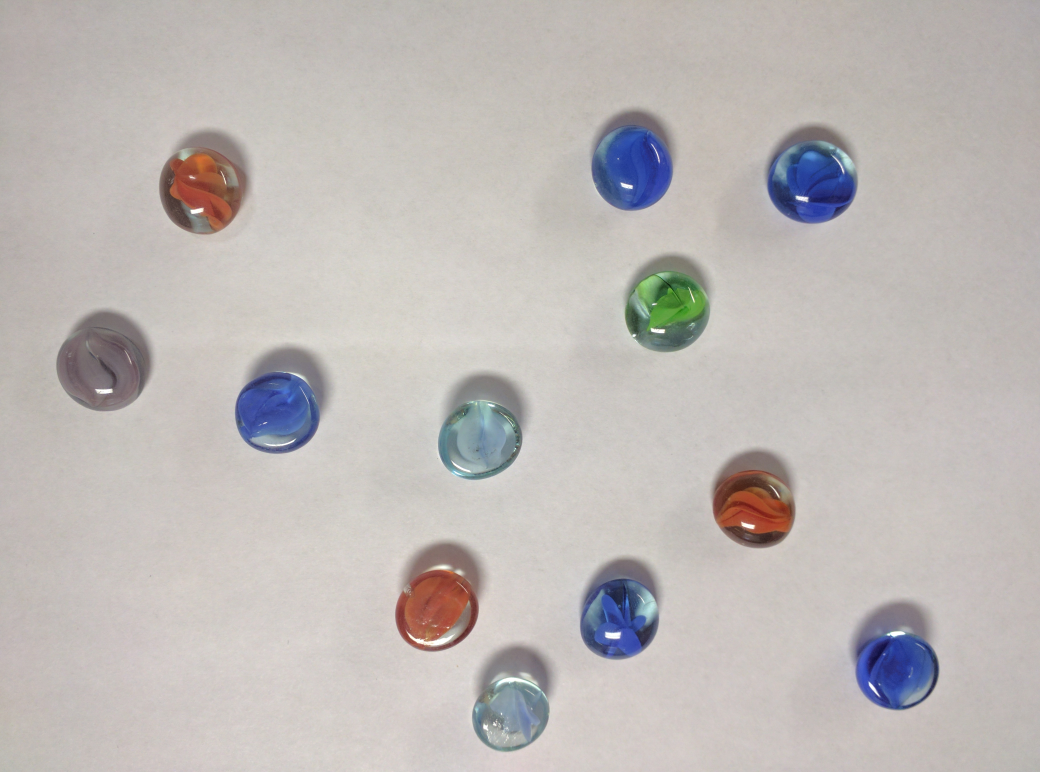
#> input picture lab7_practice/beads.jpg, 4160 x 3088 px (shown at 1/4 size)
$ jupyter execute --allow-errors 'gnahimana_Week9 1.ipynb'
#> lines starting #> are read from the running program, lines starting #| are printed output that depends on the picture; after the words box and inside, x2 and y2 are one past the last pixel; in counts of white or black regions, pixels touching at a corner belong together
# Data Structures and Processing

##  Image Processing

### Remarks:

1. Install the libraries listed below using your package manager.  An example of installing the library `numpy` is to issue a the following command on a terminal (in Ubuntu) `python3 -m pip install numpy`.

2. Make sure that you are following the conventions.  For examples, `import numpy as np`, which imports pandas packages and sets the abbreviation for it.

3. Do not import the packages without the short names, unless it is intentional.  Doing so might lead to a namespace conflict, or unintended uses of functions coming from two libraries as a part of different implementations.

4. We are assigning `None` to variables and use `pass` in the body of the functions, where we expect a solution from you.  Please replace these values and statements with your solution.

The exercises in this notebook are aligned with the material provided for the lecture.

### Load Libraries

[cell 1]
import numpy as np
import matplotlib.pyplot as plt
import imageio.v3 as iio
import ipympl
import skimage as ski

### Task 1: Arrays or Lists to Images

A basic unit of  digital image is a pixel.  These pixels are arranged together in horizontal and vertical directions on a screen in a rectangular shape. This rectangular arrangement constitute an image. A pixel, on the other hand, is triplet of numbers. These numbers might have different ranges depending upon the kind of format used.  For example, an image having an `RGB` format has the numbers ranged between 0 and 255.

An image seen as an arrangement of pixels, with pixels having a list of three numbers, does not have to involve `numpy` arrays, but rather it might be a list of nested lists with the inner most list having length 3.  The Python library `matplotlib`, then takes care of the necessary conversions to make sure that when the imags is plotted, then it is done exactly how it was meant to be.  If we work with the `numpy` arrays, then we can use the power of the library to use different methods, functions and access different attributes to better work with the images at hand.

Your task is to create an numpy array named `img` with the shape `(3,4,3)` and display it in the notebook.  It is not important what type of numbers are filled in at the deepest level. For this you could generate those numbers randomly using `np.random`.

[cell 2]
# Your solutions goes here.

img = np.random.rand(3,4,3)
plt.figure(figsize=(10, 5))
plt.subplot(1, 2, 1)
plt.title('image')
plt.imshow(img)
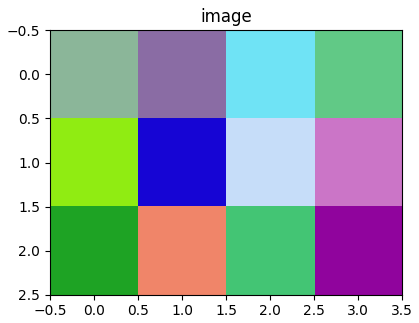
#> figure drawn by matplotlib, 1 panel

## Task 2: Color Channels

Each pixel has three color channels: `red`, `green` and `blue`.  Given an image, if we want to remove a channel from it, then we have to put 0 at the corresponding place. This task of switching channels off becomes even simpler if we use the `numpy` arrays, because we can use their arithmetics to do so.

In the following block, we define an `image` as a `numpy` array. Your task is to display three pictures with:
1. `red` channel removed,
2. `green` channel removed,
3. `blue` channel removed.

Generate extra blocks below if there is a need.

[cell 3]
# Evaluate this block to make sure the variable is set to a correct value.

image = np.array([[[112,160,124],[51,159,107],[243,146,17],[78,136,42],[248,1,123],[2,243,234],[34,172,157],[109,6,183],[224,147,3],[136,248,206]],[[34,156,245],[212,99,237],[67,127,58],[249,134,217],[245,161,83],[129,165,115],[41,19,153],[74,249,251],[99,186,100],[50,26,171]],[[210,246,125],[119,197,50],[68,221,250],[52,232,121],[210,141,248],[46,85,213],[221,3,61],[45,119,58],[106,102,92],[200,57,76]],[[14,126,116],[197,174,12],[201,118,10],[179,66,143],[4,133,91],[6,217,53],[92,163,110],[172,163,57],[112,99,182],[200,216,19]],[[105,183,48],[74,238,92],[8,129,153],[226,78,134],[70,122,12],[222,93,30],[229,144,56],[190,101,22],[237,180,217],[112,175,108]],[[55,69,169],[80,185,45],[88,174,186],[187,162,119],[150,165,86],[248,188,250],[2,109,48],[185,246,63],[1,167,101],[60,0,162]],[[70,115,127],[45,83,135],[133,166,115],[177,112,113],[85,117,47],[237,189,94],[36,201,174],[159,154,91],[13,121,67],[72,112,64]],[[202,161,68],[131,231,8],[208,32,66],[239,218,56],[50,160,171],[140,28,251],[168,0,22],[170,36,94],[98,241,219],[84,143,94]],[[237,118,109],[244,208,116],[168,123,136],[17,4,132],[237,63,85],[16,76,111],[144,79,133],[135,78,200],[173,105,225],[62,134,234]],[[7,6,211],[114,220,181],[173,127,40],[60,192,121],[170,143,70],[169,168,116],[100,124,208],[253,251,143],[136,99,88],[201,226,84]],[[249,215,242],[138,117,102],[223,5,147],[225,30,37],[148,233,202],[220,92,232],[97,93,223],[205,115,182],[169,54,92],[228,120,230]],[[170,77,125],[168,23,25],[190,150,48],[170,129,104],[52,24,225],[1,7,125],[252,150,24],[231,1,168],[1,66,189],[216,123,239]],[[174,93,71],[17,39,186],[91,186,66],[82,58,176],[25,211,186],[140,184,172],[0,82,155],[252,252,170],[119,84,58],[45,121,138]],[[126,77,80],[232,25,230],[89,241,168],[9,172,251],[169,35,29],[204,204,245],[159,40,73],[196,72,70],[4,35,247],[25,26,71]],[[96,208,147],[108,45,92],[123,192,234],[26,41,79],[113,236,101],[38,168,41],[104,242,252],[228,42,156],[14,54,228],[23,154,179]],[[26,68,124],[131,41,100],[31,247,59],[80,9,87],[128,213,86],[107,113,85],[41,189,209],[207,178,169],[253,225,57],[54,184,61]],[[183,69,224],[114,215,149],[141,5,76],[76,138,62],[52,101,199],[70,246,21],[65,227,157],[216,114,156],[153,62,11],[241,202,12]],[[40,121,60],[39,199,2],[98,7,29],[6,7,42],[234,185,224],[71,170,158],[252,194,147],[221,28,204],[137,70,233],[172,249,235]],[[73,118,175],[126,109,179],[33,222,16],[202,243,209],[132,244,157],[135,20,145],[161,2,203],[65,253,96],[102,130,239],[157,220,5]],[[96,8,199],[128,49,254],[162,196,159],[150,177,254],[89,159,100],[185,73,150],[209,100,127],[159,197,49],[217,0,141],[239,32,9]]])
image.shape

[cell 4]
# Your solution to red channel removed.
img_r = image.copy()
img_r[:,:,0] = 0
plt.figure(figsize=(10, 5))

plt.subplot(1, 2, 1)
plt.title('Original Image')
plt.imshow(image)

plt.subplot(1, 2, 2)
plt.title('Image with No Red Channel')
plt.imshow(img_r)
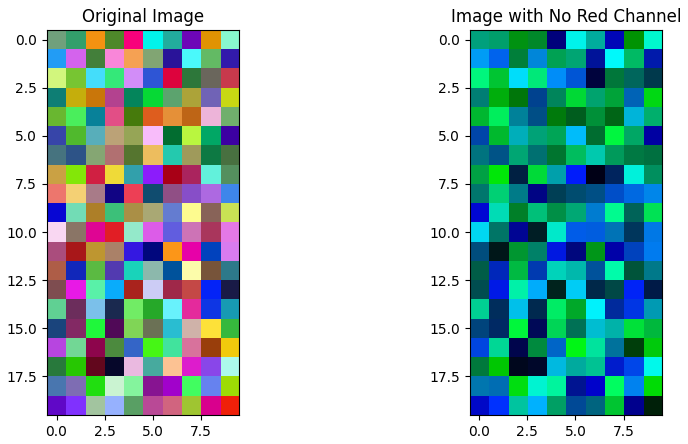
#> figure drawn by matplotlib, 2 panels

[cell 5]
# Your solution to green channel removed.
img_g = image.copy
#> (the rest of this cell did not finish here and is left out)

[cell 6]
# Your solution to blue channel removed.
img_b = image.copy
#> (the rest of this cell did not finish here and is left out)

## Task 3: Manipulating Pixels

Reconsider the example of `numpy` array `image` from a previous task. To make sure that the value of this arrays reverts back to our desired value, we provide it below one more time.

Your task is to replace each individual number in a pixel with the average value of the pixel and display the image. For this, define a new array `image_avg` obtained by averaging, as just desribed.

[cell 7]
# Your solution goes here.

image_avg =  np.mean(image, axis=2, keepdims=False)

# Display the original image and the image with averaged pixels
plt.figure(figsize=(12, 6))
plt.subplot(1, 2, 1)
plt.title('Original Image')
plt.imshow(image)

plt.subplot(1, 2, 2)
plt.title('Image with Averaged Pixels')
plt.imshow(image_avg, cmap='gray')

plt.show()
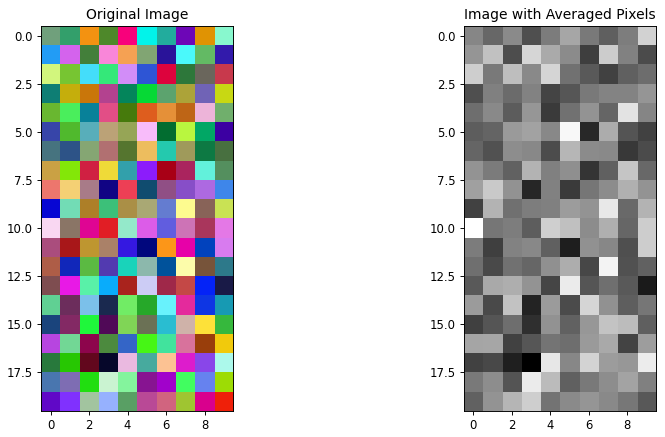
#> figure drawn by matplotlib, 2 panels
# Display the resulting array

## Task 4: Saving Images to files

Reconsider the previous task, where you have created an image by averaging different channels.

Your task is to store the image to a file named `random-image-01.jpg`.

[cell 8]
# Your solution goes here.
image_avg =  np.mean(image, axis=2, keepdims=True)
plt.savefig('random-image-01.jpg', bbox_inches='tight', pad_inches=0)

## Task 5: Reading Images in from files

We provide an image `beads.jpg` with this notebook. Any other image would do the job too.

Your task is to
1. read an image to a variable `image` using the Python library called `imageio`,
2. obtain a new array `image_r` that contains only the `red` channel.
3. save the `image_r` to a file named `beads_r.png`.

#> (a cell that did not finish here is left out)

## Task 6: Image I/O and Manipulation

Define a function `image_averaged` with two string arguments: `file_in` and `file_out`. This function must do the following

1. reads the image pointed to by the path `file_in`,
2. averages each pixel using the channels in that pixel,
3. saves the averaged array as a image to a file using `file_out`,
4. returns `file_out`

[cell 10]
# Your solution goes here.

def image_averaged(file_in, file_out):
    # Read the image using imageio
    image = imageio.imread(file_in)

    # Calculate the average of each pixel across channels
    image_avg = np.mean(image, axis=2, keepdims=True)

    # Save the averaged image to a file
    imageio.imwrite(file_out, image_avg.astype(np.uint8))

    return file_out

[cell 11]
# Test your function `image_averaged` on a sample file `beads.jpg`.
file_in = 'beads.jpg'
file_out = 'beads_averaged.png'
#> (the rest of this cell did not finish here and is left out)

## Task 7: Image Manipulation: Crop or Slice

Write down a function named `image_right_half` that takes two arguments `file_in` and `file_out` and it does the following:

1. reads the image `file_in`,
2. crops the right half of the image,
3. saves the new image to `file_out`,
4. returns `file_out`.

[cell 12]
# Your solutios goes here.
def image_right_half(file_in, file_out):
    # Read the image using imageio
    image = imageio.imread(file_in)

    # Get the width of the image
    width = image.shape[1]

    # Crop the right half of the image
    cropped_image = image[:, width // 2:, :]

    # Save the cropped image to a file
    imageio.imwrite(file_out, cropped_image)

    return file_out

[cell 13]
# Test your function `image_right_half` on a sample file `beads.jpg`
file_in = 'beads.jpg'
file_out = 'beads_right_half.png'
#> (the rest of this cell did not finish here and is left out)

## Task 8: Image Manipulation: Masking

Masking might be an expensive operation, because it amounts to turning of undesired values in pixels.  It might be even slower, if we worked with a huge image and tried to view the image in this Jupyter notebook.

Your task is to write down a function `image_mask`, which takes six arguments:

1. `file_in`: image to be read in.
2. `file_out`: image to be written to.
3. `x1,y1` the upper right corner of the rectangle for the mask.
4. `x2,y2` lower right corder or the rentangle for the mask.

The function `image_mask` takes the `file_in` applies the mask and then writes the resulting image to `file_out`.

[cell 14]
# Your solution goes here.

import imageio

def image_mask(file_in, file_out, x1, y1, x2, y2):
    # Read the input image using imageio
#> called with file_in = 'beads.jpg', file_out = 'beads_masked.png', x1 = 100, y1 = 50, x2 = 300, y2 = 200
    image = imageio.imread(file_in)
#> image is the input picture: shape (3088, 4160, 3); mean R, G, B 190.1, 184.8, 182.5

    # Apply the mask to the image
    mask = image.copy()
    mask[y1:y2, x1:x2, :] = 0  # Set the pixels in the mask region to black

    # Save the masked image to file_out
    imageio.imwrite(file_out, mask)

    return file_out

[cell 15]
# Test your function on a sample image.
file_in = 'beads.jpg'
file_out = 'beads_masked.png'
x1, y1 = 100, 50  # Upper left corner of the rectangle
x2, y2 = 300, 200  # Lower right corner of the rectangle
result_file = image_mask(file_in, file_out, x1, y1, x2, y2)
print(f"Masked image saved to: {result_file}")

## Task 9: Histograms

Write down a function `image_hist_red` that takes the two arguments: `file_in` and `file_out`.  This function plots a histrogram of the `red` channel and stores it in `file_out`.

[cell 16]
# Your solution goes here.

import imageio
import matplotlib.pyplot as plt

def image_hist_red(file_in, file_out):
    # Read the image using imageio
#> called with file_in = 'beads.jpg', file_out = 'red_channel_histogram.png'
    image = imageio.imread(file_in)

    # Extract the red channel
    red_channel = image[:, :, 0].flatten()

    # Plot the histogram of the red channel
    plt.hist(red_channel, bins=256, range=(0, 256), color='red', alpha=0.7)
    plt.xlabel('Red Intensity')
    plt.ylabel('Frequency')
    plt.title('Histogram of Red Channel')
    plt.grid(True)

    # Save the histogram plot to file_out
    plt.savefig(file_out)
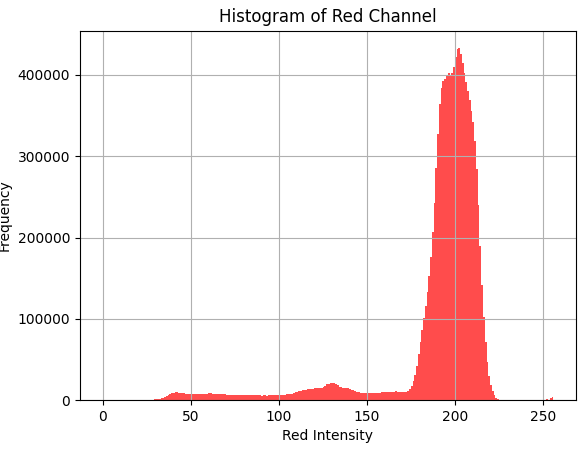
#> figure drawn by matplotlib, 1 panel; tallest bar 432850 high, from x = 202 to 203

    # Show the histogram plot
    plt.show()

[cell 17]
# Test your function `image_hist_red` on a sample image.
file_in = 'beads.jpg'
file_out = 'red_channel_histogram.png'
image_hist_red(file_in, file_out)

## Task 10: Object Identification (Bonus)

Consider the image `sudoku.png` in the attachment to this notebook.

Write down a function `image_object_count` that takes a `file_in` as the only argument and returns the number of objects on it.

For help, please refer to the associated lecture material.

[cell 18]
# Your solution goes here
import cv2
import numpy as np

def image_object_count(file_in):
    # Read the image using OpenCV
#> called with file_in = 'sudoku.png'
    image = cv2.imread(file_in, cv2.IMREAD_GRAYSCALE)
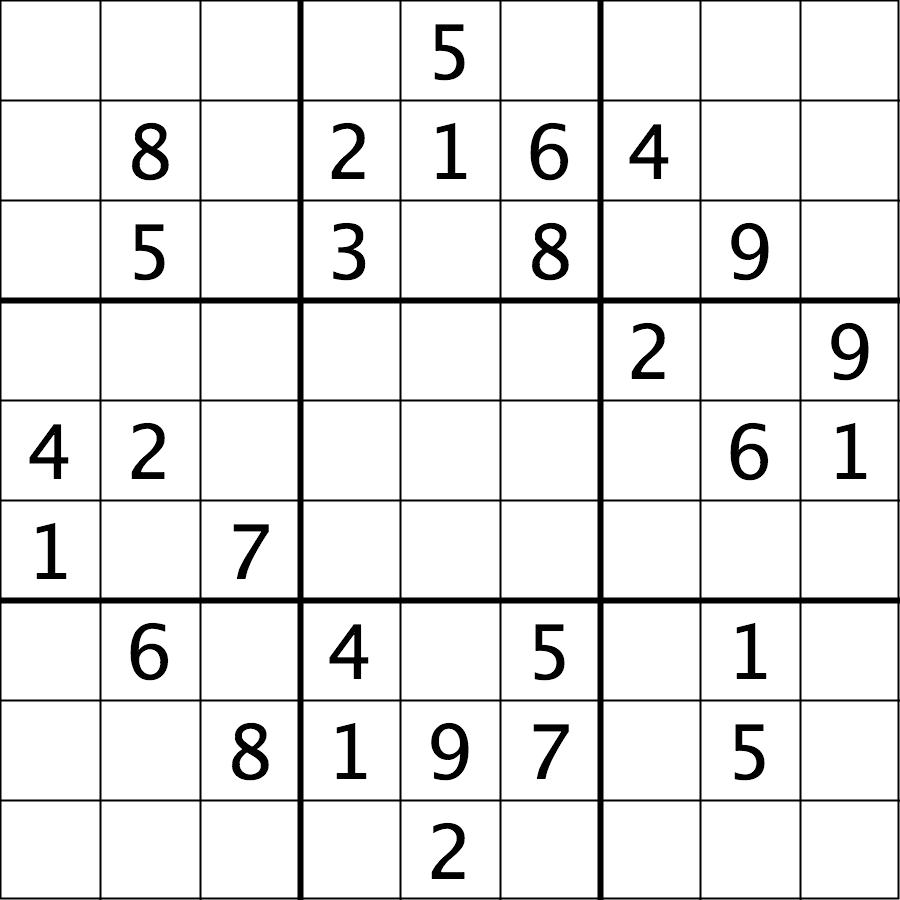
#> input picture lab7_practice/sudoku.png, 900 x 900 px
#> image is the input picture: shape (900, 900); min 0, max 255, mean 232.7

    # Threshold the image to obtain a binary image
    _, binary_image = cv2.threshold(image, 127, 255, cv2.THRESH_BINARY)
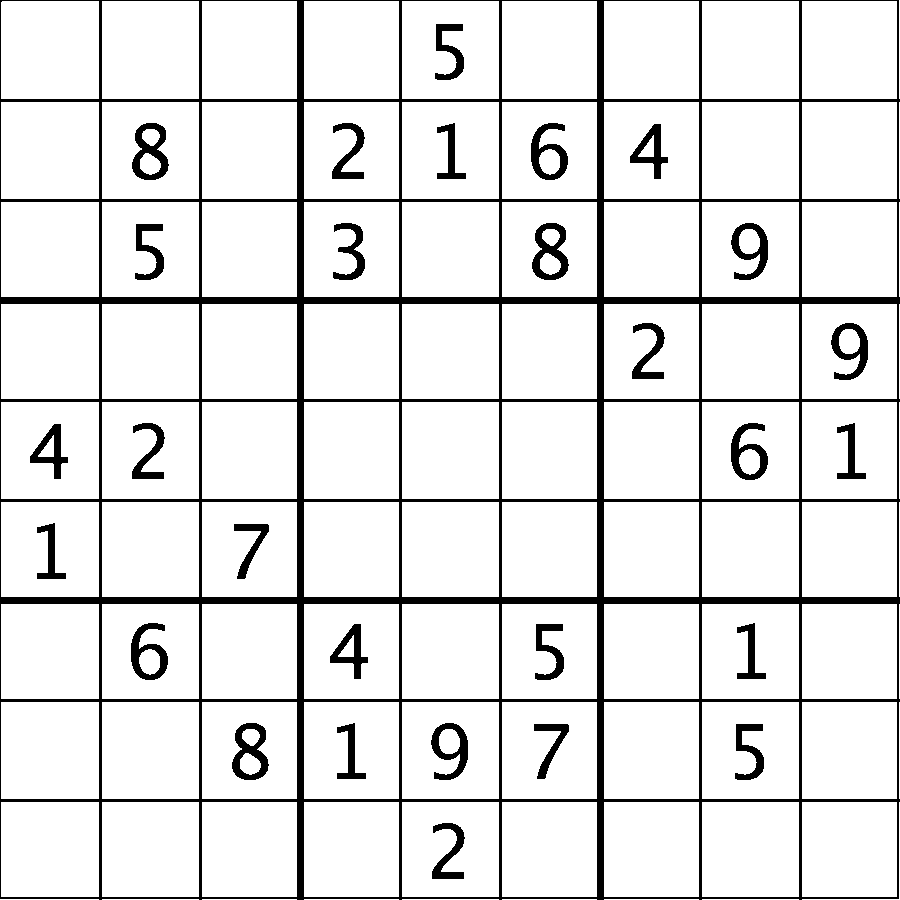
#> binary_image: shape (900, 900); 89.7% white; 29 black regions

    # Find contours in the binary image
    contours, _ = cv2.findContours(binary_image, cv2.RETR_EXTERNAL, cv2.CHAIN_APPROX_SIMPLE)
#> contours = 98 contours, 17 with area under 20; largest, box (x1, y1, x2, y2) and area: (1, 1, 99, 99) 9408, (1, 702, 99, 799) 9312, (1, 402, 99, 499) 9312, (1, 102, 99, 199) 9312, (702, 1, 799, 99) 9312

    # Count the number of objects (contours)
    object_count = len(contours)
#> object_count = 98

    return object_count

[cell 19]
# Test your function against the image sudoku.png
# Your function should return 29
file_in = 'sudoku.png'
count = image_object_count(file_in)
#> count = 98
print(f'Number of objects in the image: {count}')
#| Number of objects in the image: 98
